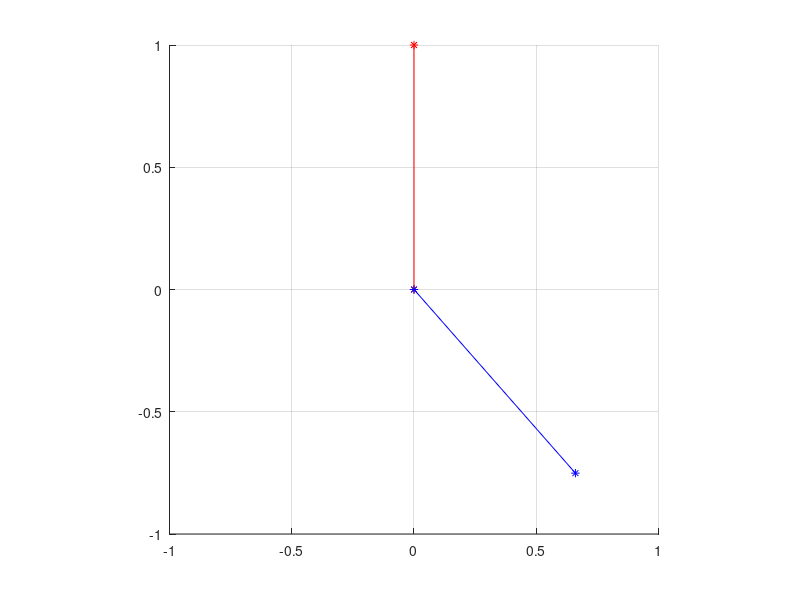

Write the MATLAB code that produced this figure.
%% ground truth values of each marker in world frame
p1_gnd = [10.563 2.483];
p2_gnd = [0 14.5];
p3_gnd = [-11.655 8.741];
p4_gnd = [0 -14.5];

%% direction vectors of each point
p1_dir = p1_gnd/norm(p1_gnd);
p2_dir = p2_gnd/norm(p2_gnd);
p3_dir = p3_gnd/norm(p3_gnd);
p4_dir = p4_gnd/norm(p4_gnd);

%% absolute angles from horizontal x of each ground truth marker
rad_conv = 180/pi;
theta1 = atan2(p1_dir(2),p1_dir(1));
theta2 = atan2(p2_dir(2),p2_dir(1));
theta3 = atan2(p3_dir(2),p3_dir(1));
theta4 = atan2(p4_dir(2),p4_dir(1));

%% vector differences
p12 = p1_gnd - p2_gnd;
p13 = p1_gnd - p3_gnd;
p14 = p1_gnd - p4_gnd;
p23 = p2_gnd - p3_gnd;
p24 = p2_gnd - p4_gnd;
p34 = p3_gnd - p4_gnd;

%% normalized difference vectors
p12_dir = p12/norm(p12);
p13_dir = p13/norm(p13);
p14_dir = p14/norm(p14);
p23_dir = p23/norm(p23);
p24_dir = p24/norm(p24);
p34_dir = p34/norm(p34);

%% absolute angles from horizontal x of the ground truth vector differences
theta12 = atan2(p12_dir(2),p12_dir(1));
theta13 = atan2(p13_dir(2),p13_dir(1));
theta14 = atan2(p14_dir(2),p14_dir(1));
theta23 = atan2(p23_dir(2),p23_dir(1));
theta24 = atan2(p24_dir(2),p24_dir(1));
theta34 = atan2(p34_dir(2),p34_dir(1));

R12 = [cos(theta12) sin(theta12); -sin(theta12) cos(theta12)];

a=[0 1];
a_dir = a/norm(a);

angle_est = acos(a_dir*p12_dir')*180/pi;
a_norm = R12*a_dir';
if a_norm(2)<0
    angle_est = -angle_est
else
    angle_est
end

figure(3)
clf
hold on
grid on
axis equal
set(gca,'xlim',[-1 1],'ylim',[-1 1]);
plot([0 a_dir(1)],[0 a_dir(2)],'r-*')
plot([0 p12_dir(1)],[0 p12_dir(2)],'b-*')